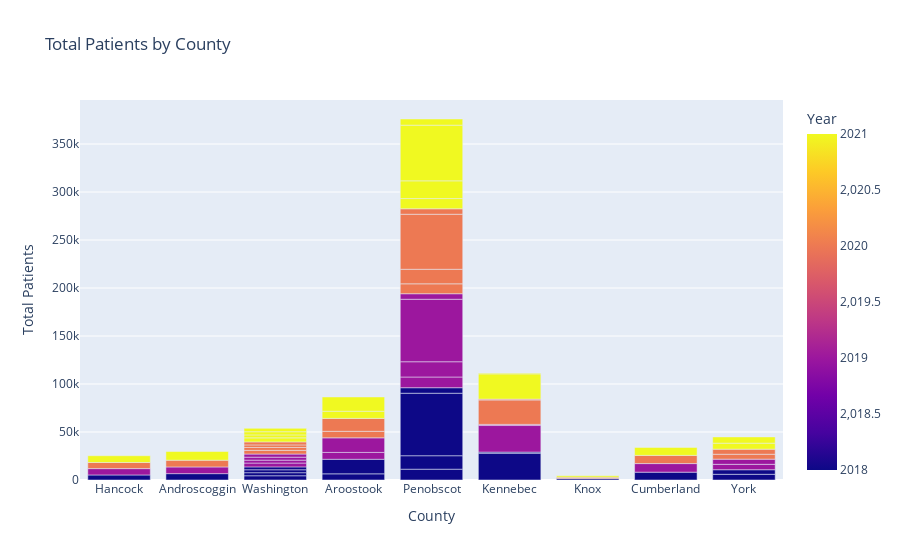

The code cell stored with this chart in its notebook:
### Code cell
import pandas as pd
import matplotlib.pyplot as plt
import plotly.express as px
# Bar chart with day against tip
fig = px.bar(dep_var, x="County", y="Total Patients", color="Year",
                                    title="Total Patients by County")
fig.show()

### Figure 1 — Plotly figure (JSON) as saved in the notebook; plotly's stock layout.template omitted (floating-point values rounded to 4 significant figures)
{"data": [{"alignmentgroup": "True", "hovertemplate": "County=%{x}<br>Total Patients=%{y}<br>Year=%{marker.color}<extra></extra>", "legendgroup": "", "marker": {"color": [2018, 2018, 2018, 2018, 2018, 2018, 2018, 2018, 2018, 2018, 2018, 2018, 2018, 2018, 2018, 2018, 2018, 2018, 2019, 2019, 2019, 2019, 2019, 2019, 2019, 2019, 2019, 2019, 2019, 2019, 2019, 2019, 2019, 2019, 2019, 2020, 2020, 2020, 2020, 2020, 2020, 2020, 2020, 2020, 2020, 2020, 2020, 2020, 2020, 2020, 2020, 2020, 2020, 2021, 2021, 2021, 2021, 2021, 2021, 2021, 2021, 2021, 2021, 2021, 2021, 2021, 2021, 2021, 2021, 2021, 2021], "coloraxis": "coloraxis", "pattern": {"shape": ""}}, "name": "", "offsetgroup": "", "orientation": "v", "showlegend": false, "textposition": "auto", "type": "bar", "x": ["Hancock", "Androscoggin", "Washington", "Aroostook", "Washington", "Penobscot", "Kennebec", "Knox", "Penobscot", "Kennebec", "Penobscot", "Aroostook", "Cumberland", "Washington", "York", "Penobscot", "Washington", "York", "Hancock", "Androscoggin", "Washington", "Aroostook", "Washington", "Penobscot", "Kennebec", "Penobscot", "Kennebec", "Penobscot", "Aroostook", "Cumberland", "Washington", "York", "Penobscot", "Washington", "York", "Hancock", "Androscoggin", "Washington", "Aroostook", "Washington", "Penobscot", "Kennebec", "Knox", "Penobscot", "Kennebec", "Penobscot", "Aroostook", "Cumberland", "Washington", "York", "Penobscot", "Washington", "York", "Hancock", "Androscoggin", "Washington", "Aroostook", "Washington", "Penobscot", "Kennebec", "Knox", "Penobscot", "Kennebec", "Penobscot", "Aroostook", "Cumberland", "Washington", "York", "Penobscot", "Washington", "York"], "xaxis": "x", "y": [5248, 6632, 4423, 6419, 3192, 11270, 27880, 1460, 14024, 1174, 65110, 15171, 8160, 3031, 5953, 5745, 3022, 4747, 6608, 6964, 3979, 7140, 3039, 11153, 27694, 15896, 1193, 65102, 15187, 8934, 3113, 5631, 5753, 3243, 5385, 6363, 7018, 3826, 6806, 3008, 10320, 25418, 1447, 15159, 924, 57333, 13460, 8541, 2686, 5119, 5683, 3143, 5278, 7063, 9053, 4189, 7482, 3110, 10639, 26290, 1562, 18482, 822, 57994, 14824, 8286, 3295, 6262, 6420, 3532, 6498], "yaxis": "y"}], "layout": {"barmode": "relative", "coloraxis": {"colorbar": {"title": {"text": "Year"}}, "colorscale": [[0, "#0d0887"], [0.1111, "#46039f"], [0.2222, "#7201a8"], [0.3333, "#9c179e"], [0.4444, "#bd3786"], [0.5556, "#d8576b"], [0.6667, "#ed7953"], [0.7778, "#fb9f3a"], [0.8889, "#fdca26"], [1, "#f0f921"]]}, "legend": {"tracegroupgap": 0}, "title": {"text": "Total Patients by County"}, "xaxis": {"anchor": "y", "domain": [0, 1], "title": {"text": "County"}}, "yaxis": {"anchor": "x", "domain": [0, 1], "title": {"text": "Total Patients"}}}}
